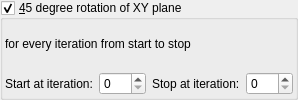
    <widget class="MyGroupBox" name="groupCheck_transf_function_enabled_false">
     <property name="title">
      <string>&amp;45 degree rotation of XY plane</string>
     </property>
     <property name="checkable">
      <bool>true</bool>
     </property>
     <layout class="QVBoxLayout" name="verticalLayout_3">
      <property name="leftMargin">
       <number>2</number>
      </property>
      <property name="topMargin">
       <number>2</number>
      </property>
      <property name="rightMargin">
       <number>2</number>
      </property>
      <property name="bottomMargin">
       <number>2</number>
      </property>
      <item>
       <widget class="QLabel" name="label_2">
        <property name="text">
         <string>for every iteration from start to stop</string>
        </property>
       </widget>
      </item>
      <item>
       <layout class="QGridLayout" name="gridLayout_2">
        <item row="0" column="2">
         <widget class="QLabel" name="label_49">
          <property name="text">
           <string>Stop at iteration:</string>
          </property>
         </widget>
        </item>
        <item row="0" column="0">
         <widget class="QLabel" name="label_68">
          <property name="text">
           <string>Start at iteration:</string>
          </property>
         </widget>
        </item>
        <item row="0" column="3">
         <widget class="MySpinBox" name="spinboxInt_transf_stop_iterations">
          <property name="sizePolicy">
           <sizepolicy hsizetype="Preferred" vsizetype="Maximum">
            <horstretch>0</horstretch>
            <verstretch>0</verstretch>
           </sizepolicy>
          </property>
          <property name="maximum">
           <number>999</number>
          </property>
         </widget>
        </item>
        <item row="0" column="1">
         <widget class="MySpinBox" name="spinboxInt_transf_start_iterations">
          <property name="sizePolicy">
           <sizepolicy hsizetype="Minimum" vsizetype="Maximum">
            <horstretch>0</horstretch>
            <verstretch>0</verstretch>
           </sizepolicy>
          </property>
          <property name="minimum">
           <number>0</number>
          </property>
          <property name="maximum">
           <number>999</number>
          </property>
          <property name="value">
           <number>0</number>
          </property>
         </widget>
        </item>
       </layout>
      </item>
     </layout>
    </widget>
